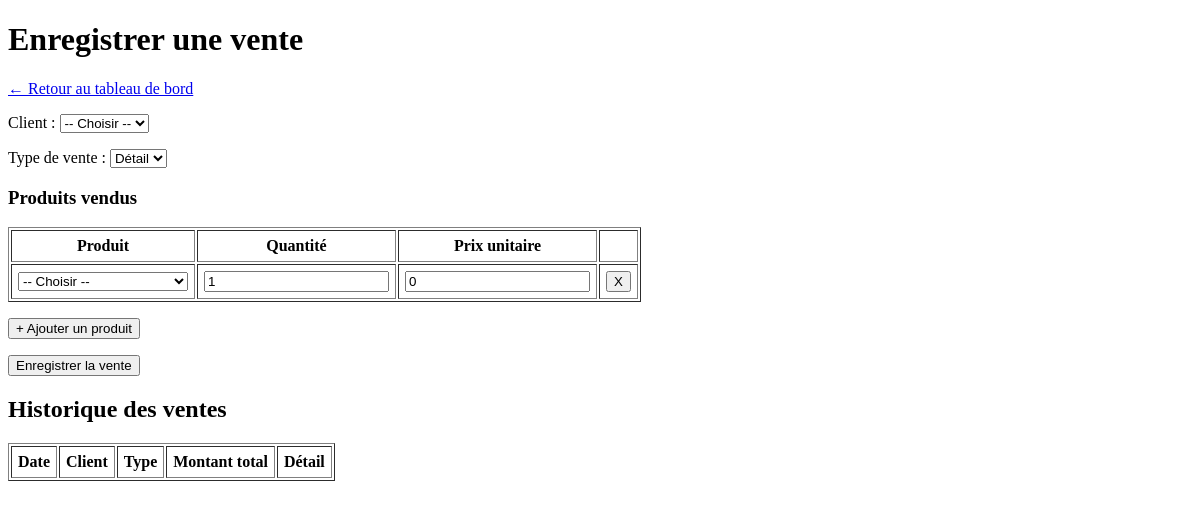
/admin/commandes.php (signed in), run on an earlier commit of the app's database.
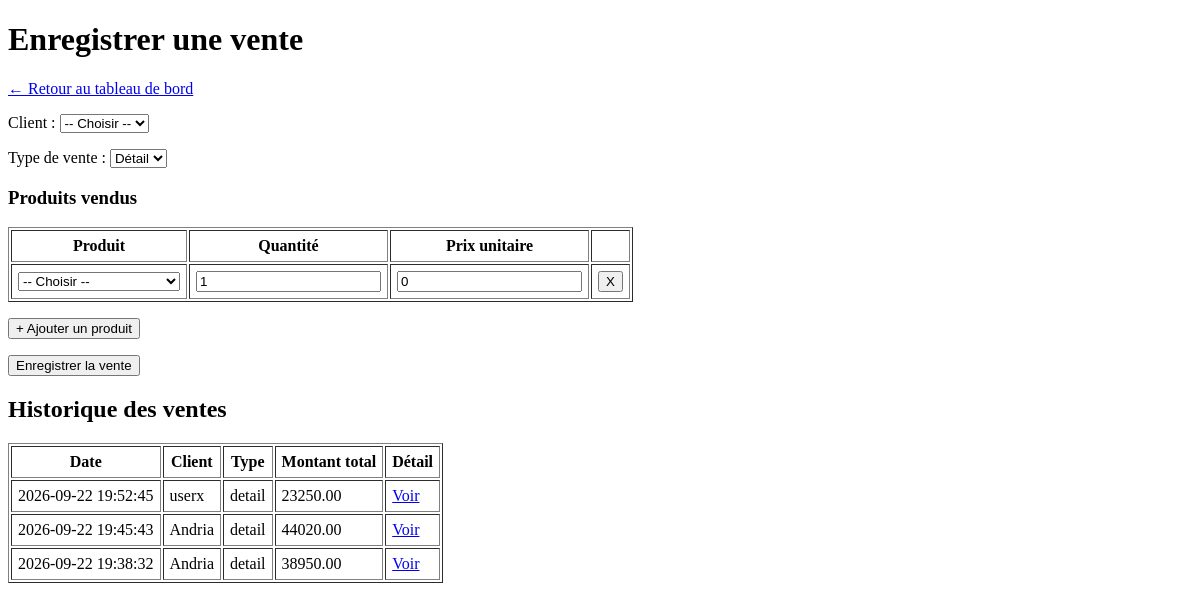
And on a later commit of the database.
### tables this page shows
CREATE TABLE `commandes` (
  `id` int(11) NOT NULL,
  `client_id` int(11) NOT NULL,
  `date_commande` timestamp NOT NULL DEFAULT current_timestamp(),
  `type_vente` enum('gros','detail') NOT NULL DEFAULT 'detail',
  `statut` enum('en_attente','validee','livree','annulee') NOT NULL DEFAULT 'en_attente',
  `montant_total` decimal(12,2) NOT NULL DEFAULT 0.00
);

CREATE TABLE `users` (
  `id` int(11) NOT NULL,
  `nom` varchar(100) NOT NULL,
  `email` varchar(150) NOT NULL,
  `mot_de_passe` varchar(255) NOT NULL,
  `role` enum('admin','client') NOT NULL DEFAULT 'client',
  `telephone` varchar(30) DEFAULT NULL,
  `adresse` varchar(255) DEFAULT NULL,
  `date_creation` timestamp NOT NULL DEFAULT current_timestamp()
);

### classes/Commande.php (called while the page is built, shortened)
<?php
class Commande
{
    private $pdo;
    public function __construct($pdo)
    {
        $this->pdo = $pdo;
    }
    public function lister()
    {
        $sql = "SELECT c.*, u.nom AS client_nom
                FROM commandes c
                LEFT JOIN users u ON c.client_id = u.id
                ORDER BY c.date_commande DESC";
        return $this->pdo->query($sql)->fetchAll();
    }
}
?>

### admin/commandes.php (the view, shortened to what this page needs)
<?php
require_once '../config/database.php';
require_once '../classes/Commande.php';
$commande = new Commande($pdo);
$listeCommandes = $commande->lister();
?>
<!DOCTYPE html>
<html lang="fr">
<head>
</head>
<body>
    <h1>Enregistrer une vente</h1>
    <p><a href="dashboard.php">← Retour au tableau de bord</a></p>
    <form method="POST" action="commandes.php">
        <p><label>Client :
            <select name="client_id">
                <option value="">-- Choisir --</option>
            </select>
        </label></p>
        <p><label>Type de vente :
            <select name="type_vente">
                <option value="detail">Détail</option>
            </select>
        </label></p>
        <h3>Produits vendus</h3>
        <table border="1" cellpadding="6">
            <thead>
                <tr><th>Produit</th><th>Quantité</th><th>Prix unitaire</th><th></th></tr>
            </thead>
            <tbody id="lignes">
                <tr>
                    <td>
                        <select name="produit_id[]">
                            <option value="">-- Choisir --</option>
                        </select>
                    </td>
                    <td><input type="number" name="quantite[]" value="1" min="1"></td>
                    <td><input type="number" step="0.01" name="prix_unitaire[]" value="0"></td>
                    <td><button type="button" onclick="supprimerLigne(this)">X</button></td>
                </tr>
            </tbody>
        </table>
        <p><button type="button" onclick="ajouterLigne()">+ Ajouter un produit</button></p>
        <p><button type="submit">Enregistrer la vente</button></p>
    </form>
    <h2>Historique des ventes</h2>
    <table border="1" cellpadding="6">
        <tr><th>Date</th><th>Client</th><th>Type</th><th>Montant total</th><th>Détail</th></tr>
        <?php foreach ($listeCommandes as $c): ?>
            <tr>
                <td><?= htmlspecialchars($c['date_commande']) ?></td>
                <td><?= htmlspecialchars($c['client_nom']) ?></td>
                <td><?= htmlspecialchars($c['type_vente']) ?></td>
                <td><?= htmlspecialchars($c['montant_total']) ?></td>
                <td><a href="detail_commande.php?id=<?= $c['id'] ?>">Voir</a></td>
            </tr>
        <?php endforeach; ?>
    </table>
</body>
</html>

What changed in the data, as far as the page shows it:
added commandes: date_commande "2026-09-22 19:52:45", client.nom "userx", type_vente "detail", montant_total "23250.00"
added commandes: date_commande "2026-09-22 19:45:43", client.nom "Andria", type_vente "detail", montant_total "44020.00"
added commandes: date_commande "2026-09-22 19:38:32", client.nom "Andria", type_vente "detail", montant_total "38950.00"
